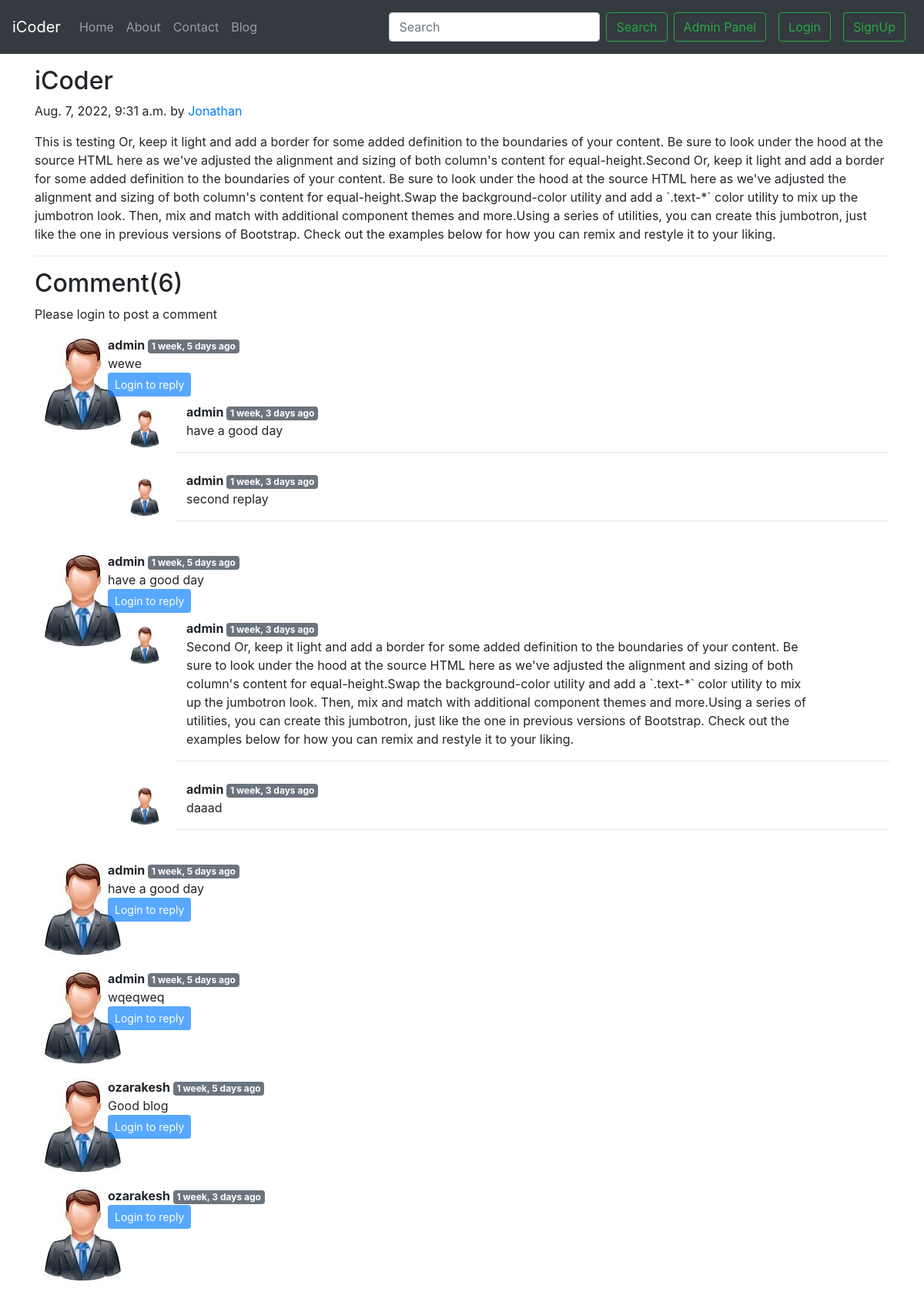
The app's page /blog/first_post with its own data.
### blog/models.py (models this page shows, shortened)
class Post(models.Model):
    sno = models.AutoField(primary_key=True)
    title = models.CharField(max_length=50)
    content = models.TextField()
    author = models.CharField(max_length=13)
    slug= models.CharField(max_length=130)
    timestamp = models.DateTimeField(blank=True)

class blogComment(models.Model):
    sno = models.AutoField(primary_key=True)
    comment = models.TextField()
    user = models.ForeignKey(User,on_delete=models.CASCADE)
    post = models.ForeignKey(Post,on_delete=models.CASCADE)
    parent = models.ForeignKey('self',on_delete=models.CASCADE,null=True)
    timestamp = models.DateTimeField(default=now)

### blog/views.py (the view)
# urls.py: path('<str:slug>',views.blogpost,name = "blogpost"),
def blogpost(request,slug):
    post = Post.objects.filter(slug=slug).first()
    comments= blogComment.objects.filter(post=post, parent=None)
    replies= blogComment.objects.filter(post=post).exclude(parent=None)
    replyDict={}
    for reply in replies:
        if reply.parent.sno not in replyDict.keys():
            replyDict[reply.parent.sno]=[reply]
        else:
            replyDict[reply.parent.sno].append(reply)
    context={'post':post, 'comments': comments, 'user': request.user, 'replyDict': replyDict}
    return render(request,'blog/blogpost.html',context)

### blog/templatetags/extras.py (called while the page is built)
@register.filter(name='get_val')
def get_val(dict, key):
    return dict.get(key)

### templates/blog/blogpost.html (shortened to what this page needs)
{% extends 'base.html' %}
{% block body %}
{% load humanize %}
{% load extras %}
<div class="container my-3">
  <h2 class="blog-post-title">{{post.title}}</h2>
  <p class="blog-post-meta">{{post.timestamp}} by <a href="' %}">{{post.author}}</a></p>
  <p>{{post.content|safe}}</p>
  <hr>
</div>
<div class="container">
  <h2>Comment({{comments.count}})</h2>
  <div class="my-2">
    {% if user.is_authenticated %}
    <form action="/blog/postComment" method="post">
      {% csrf_token %}
      <div class="form-group">
        <label for="comment">Post Comment</label>
        <input type="text" class="form-control" name="comment" placeholder="Enter comment here">
      </div>
      <input type="hidden" name="postSno" value="{{post.sno}}">
      <input type="hidden" name="parentSno" value="">
      <button type="submit" class="btn btn-primary my-2">Submit</button>
    </form>
    {% else %}
    Please login to post a comment
    {% endif %}
  </div>
  {% for comment in comments %}
  <div class="row my-3">
    <div class="col-md-1">
      <img src="/static/user.jpg" alt="" srcset="">
    </div>
    <div class="col-md-11"><b> {{comment.user.username }} </b> <span
        class="badge badge-secondary">{{comment.timestamp|naturaltime}} </span>
      <div>{{comment.comment}} </div>
      <div class="replay">
        {% if user.is_authenticated %}
        <button class="btn btn-primary btn-sm mt-2" type="button" data-toggle="collapse" data-target="#replay{{comment.sno}}"
          aria-expanded="false" aria-controls="replay{{comment.sno}}">
          Replay
        </button>
        <div class="collapse my-2" id="replay{{comment.sno}}">
          <div class="card card-body">
            <form action="/blog/postComment" method="post">
              {% csrf_token %}
              <div class="form-group">
                <label for="comment">Post Replay</label>
                <input type="text" class="form-control" name="comment" placeholder="Enter replay here">
                <input type="hidden" name="parentSno" value="{{comment.sno}}">
              </div>
              <input type="hidden" name="postSno" value="{{post.sno}}">
              <button type="submit" class="btn btn-primary my-2">Submit</button>
            </form>
          </div>
        </div>
        {% else %}
        <button class="btn btn-primary btn-sm" type="button" data-toggle="collapse" data-target="#replay{{comment.sno}}"
          aria-expanded="false" aria-controls="replay{{comment.sno}}" disabled>
          Login to reply
        </button>
        {% endif %}
        <div class="replies my-2">
          {% for reply in replyDict|get_val:comment.sno %}
          <div class="row my-2">
            <div class="col-md-1">
              <img class="image" src="/static/user.jpg" alt="" srcset="" style="
    margin-top: 9px;
    height: 50px;
    width: 46px;
    margin-left: 25px;
">
            </div>
            <div class="col-md-11">
              <div class="col-md-11 ">
                <b> {{reply.user.username}} </b> <span
                  class="badge badge-secondary ">{{reply.timestamp| naturaltime}}</span>
                <div>{{reply.comment}}</div>
              </div>
              <hr>
            </div>
          </div>
          {% endfor %}
        </div>
      </div>
    </div>
  </div>
  {% endfor %}
</div>
{% endblock %}

### templates/base.html (shortened to what this page needs)
<!doctype html>
<html lang="en">
<head>
  <link rel="stylesheet" href="https://cdn.jsdelivr.net/npm/bootstrap@4.6.2/dist/css/bootstrap.min.css"
>
</head>
<body>
  <div class="container-fluid px-0">
    <nav class="navbar navbar-expand-lg navbar-dark bg-dark">
      <a class="navbar-brand" href="/">iCoder</a>
      <div class="collapse navbar-collapse" id="navbarScroll">
        <ul class="navbar-nav mr-auto my-2 my-lg-0 navbar-nav-scroll" style="max-height: 100px;">
          <li class="nav-item {% block homeactive %}{% endblock homeactive %}">
            <a class="nav-link" href="{% url 'home' %}">Home <span class="sr-only">(current)</span></a>
          </li>
          <li class="nav-item {% block aboutactive %}{% endblock aboutactive %}">
            <a class="nav-link" href="{% url 'about' %}">About</a>
          </li>
          <li class="nav-item {% block contactactive %}{% endblock contactactive %}">
            <a class="nav-link" href="{% url 'contact' %}">Contact</a>
          </li>
          <li class="nav-item {% block blogactive %}{% endblock blogactive %}">
            <a class="nav-link" href="{% url 'bloghome' %}">Blog</a>
          </li>
        </ul>
        <form class="d-flex" method="get" action="/search">
          <input class="form-control mr-2" name='search' type="search" placeholder="Search" aria-label="Search">
          <button class="btn btn-outline-success" type="submit">Search</button>
        </form>
        <a href="/admin" target="_blank" class="btn btn-outline-success m-2" role="button">Admin Panel</a>
        {% if user.is_authenticated %}
        <ul class="navbar-nav mr-2">
          <li class="nav-item dropdown">
            <a class="nav-link dropdown-toggle" href='#' id="navbarDropdown" role="button" data-toggle="dropdown">
              Welcome {{request.user}}</a>
            <div class="dropdown-menu" aria-labelledby="navbarDropdown">
              <a class="dropdown-item" href="/logout">Logout</a>
            </div>
          </li>
        </ul>
      </div>
      {% else %}
      <button type="button" class="btn btn-outline-success m-2" data-toggle="modal" data-target="#loginModal">
        Login
      </button>
      <button type="button" class="btn btn-outline-success m-2" data-toggle="modal" data-target="#signupModal">
        SignUp
      </button>
      {% endif %}
    </nav>
  </div>
  {% block body %}{% endblock body %}
</body>
</html>

### records on screen
Post: title "iCoder", timestamp "Aug. 7, 2022, 9:31 a.m.", author "Jonathan", content "This is testing Or, keep it light and add a border for some added definition to the boundaries of your content. Be sure to look under the hood at the source HTML here as we've adjusted the alignment and sizing of both column's content for equal-height.Second Or, keep it light and add a border for some added definition to the boundaries of your content. Be sure to look under the hood at the source HTML here as we've adjusted the alignment and sizing of both column's content for equal-height.Swap the background-color utility and add a `.text-*` color utility to mix up the jumbotron look. Then, mix and match with additional component themes and more.Using a series of utilities, you can create…"
blogComment: user.username "admin", timestamp "1 week, 5 days ago", comment "wewe"
blogComment: user.username "admin", timestamp "1 week, 3 days ago", comment "have a good day"
blogComment: user.username "admin", timestamp "1 week, 3 days ago", comment "second replay"
blogComment: user.username "admin", timestamp "1 week, 5 days ago", comment "have a good day"
blogComment: user.username "admin", timestamp "1 week, 3 days ago", comment "Second Or, keep it light and add a border for some added definition to the boundaries of your content. Be sure to look under the hood at the source HTML here as we've adjusted the alignment and sizing of both column's content for equal-height.Swap the background-color utility and add a `.text-*` color utility to mix up the jumbotron look. Then, mix and match with additional component themes and more.Using a series of utilities, you can create this jumbotron, just like the one in previous versions of Bootstrap. Check out the examples below for how you can remix and restyle it to your liking."
blogComment: user.username "admin", timestamp "1 week, 3 days ago", comment "daaad"
blogComment: user.username "admin", timestamp "1 week, 5 days ago", comment "have a good day"
blogComment: user.username "admin", timestamp "1 week, 5 days ago", comment "wqeqweq"
blogComment: user.username "ozarakesh", timestamp "1 week, 5 days ago", comment "Good blog"
blogComment: user.username "ozarakesh", timestamp "1 week, 3 days ago"

### other values on screen
{{ comments.count }} "6"
